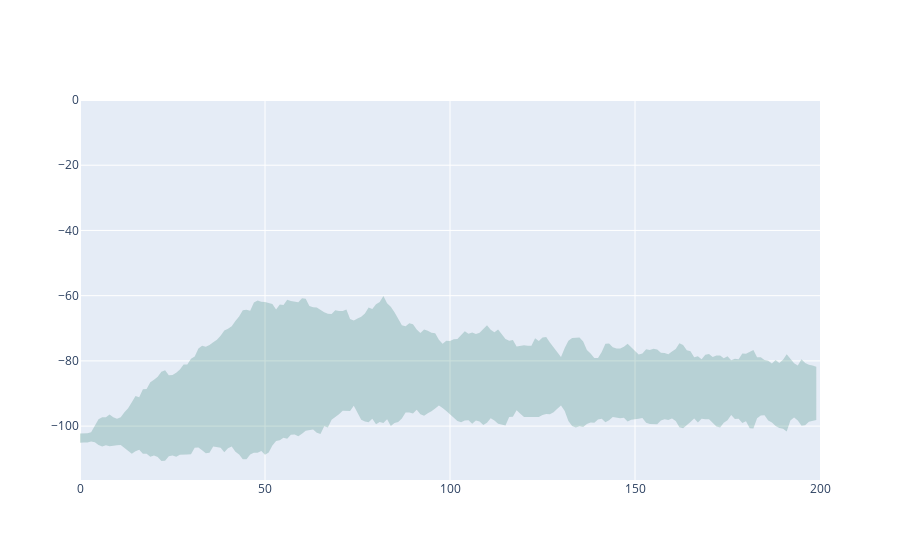

The code cell stored with this chart in its notebook:
### Code cell
import plotly.graph_objects as go
ts_df = pd.read_csv('walker-out.csv')

#ts_df = ts_df[ts_df["timestep"]>6]
#ts_df.head()
#ts_df['pretrained_steps'][7] == 0
#ts_df[ts_df["pretrained_steps"]>0].head()
#ts_df = ts_df[ts_df["num_agents"]==6]
seq = (
    ts_df[ts_df["pretrained_steps"]==0]
    #.groupby(['pretrained_steps','timestep'])["per_agent_erm"]
    .groupby(['timestep'])["per_agent_erm"]
    #.mean()
    #.reset_index()
)

mean = seq.mean()
std_dev = seq.std()
n = seq.count()
z = 1.96
margin_of_error = z * std_dev * np.sqrt(1 + 1/n)
lower_bound = mean - margin_of_error
upper_bound = mean + margin_of_error
x = np.concatenate([mean.index, mean.index[::-1]])
y = np.concatenate([upper_bound, lower_bound[::-1]])


fig = go.Figure()

fig.add_trace(go.Scatter(
    x=x,
    y=y,
    fill='tonexty', 
    #fill='toself',
    fillcolor='rgba(0,100,80,0.2)',  # semi-transparent fill
    line=dict(color='rgba(255,255,255,0)'),
    name='95% Prediction Interval',
    hoverinfo="skip",
    #title=f"{task_agents} Agent Task with {pre_agents} Agent Pretraining",
    ))

#fig.add_trace(go.Line(
#    x=x,
#    y=mean
#))

fig.show()

### Figure 1 — Plotly figure (JSON) as saved in the notebook; plotly's stock layout.template omitted (floating-point values rounded to 4 significant figures; data arrays with more than 128 entries replaced by an {"elided": "..."} marker saying what was removed)
{"data": [{"fill": "tonexty", "fillcolor": "rgba(0,100,80,0.2)", "hoverinfo": "skip", "line": {"color": "rgba(255,255,255,0)"}, "name": "95% Prediction Interval", "type": "scatter", "x": {"elided": "402 int values"}, "y": {"elided": "402 float values"}}], "layout": {}}
